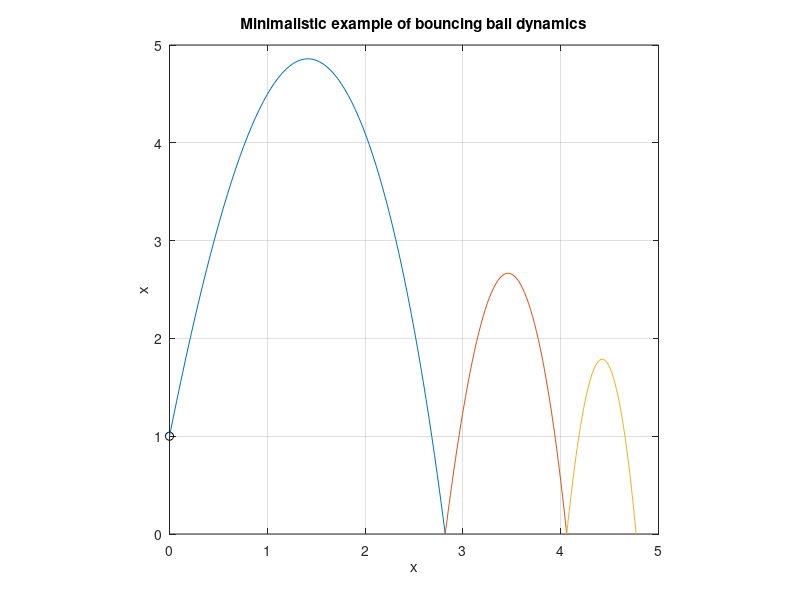

Recreate this plot in MATLAB.
function MAIN_minimalistic()
close all; clear; clc;

%% Physical parameters
g = 9.81; % (m/s^2) gravitational acceleration
m = 0.3;  % (kg) mass of the ball
c = 0.02; % (N*s^2/m^2) quadratic drag coefficient

e = 0.95; % Coefficient of restitution
P.rollingThreshold = 1e3;

y0 = [0-1i 2-10i]'; % Initial state (x,y position. x,y velocity)

options = odeset('RelTol',1e-6,'AbsTol',1e-6,...
    'Events',@EventFunction_minimalistic,'MaxStep',0.1);

% Acceleration due to gravity and quadratic decelatation due to drag
dynamics_function = @(t,y) [y(2); -c*y(2).*norm(y(2))/m - g*1i];
% Simulate three bounces
[~,y1] = ode45(dynamics_function,[0 10],y0,options);
[~,y2] = ode45(dynamics_function,[0 10],[y1(end,1); e*y1(end,2)'],options);
[~,y3] = ode45(dynamics_function,[0 10],[y2(end,1); e*y2(end,2)'],options);

figure(1); clf;
plot(y0(1),'ko'); hold on;
plot(y1(:,1)); plot(y2(:,1)); plot(y3(:,1));
axis equal; grid on;
xlim([0 5]); ylim([0 5]);
xlabel('x'); ylabel('x');
title('Minimalistic example of bouncing ball dynamics');

end

%% EventFunction_minimalistic
function [value,isterminal,direction] = EventFunction_minimalistic(~,y)
%% [value,isterminal,direction] = EventFunction_minimalistic(~,y)
value = imag(y(1)); % Ground at y == 0
isterminal = true; % Stop if the hit the ground
direction = -1; % Should only be coming to the ground from above
end